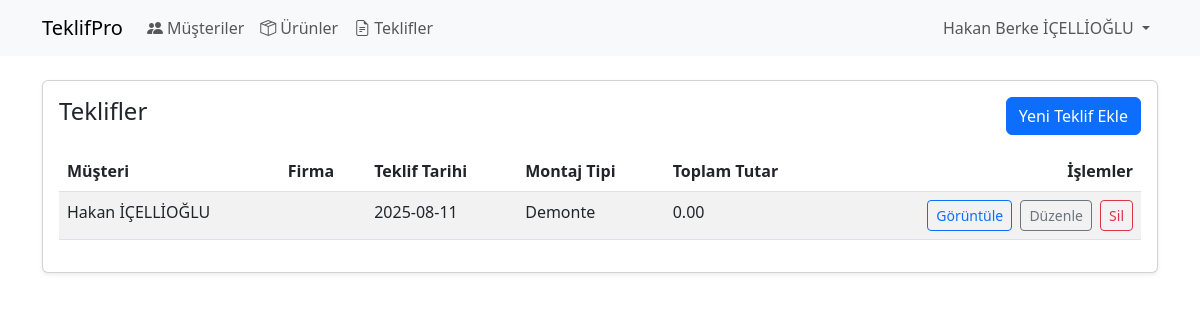
Screenshot of /quotations.php (signed in) with the database file from the repository.
### tables this page shows
CREATE TABLE `generaloffers` (
  `id` int(11) NOT NULL,
  `customer_id` int(11) DEFAULT NULL,
  `company_id` int(11) DEFAULT NULL,
  `offer_date` date DEFAULT NULL,
  `assembly_type` varchar(100) DEFAULT NULL,
  `delivery_time` varchar(100) DEFAULT NULL,
  `payment_method` varchar(100) DEFAULT NULL,
  `payment_term` varchar(100) DEFAULT NULL,
  `offer_validity` varchar(100) DEFAULT NULL,
  `maturity_period` varchar(100) DEFAULT NULL,
  `discount_rate` decimal(5,2) DEFAULT NULL,
  `discount_amount` decimal(10,2) DEFAULT NULL,
  `vat_rate` decimal(5,2) DEFAULT NULL,
  `vat_amount` decimal(10,2) DEFAULT NULL,
  `total_amount` decimal(15,2) DEFAULT NULL
);

CREATE TABLE `customers` (
  `id` int(11) NOT NULL,
  `first_name` varchar(255) NOT NULL,
  `last_name` varchar(255) NOT NULL,
  `company` varchar(255) DEFAULT NULL,
  `email` varchar(255) DEFAULT NULL,
  `phone` varchar(50) DEFAULT NULL,
  `address` text DEFAULT NULL
);

### quotations.php (the view, shortened to what this page needs)
<?php
require __DIR__ . '/header.php';
function e(?string $v): string
{
    return htmlspecialchars($v ?? '', ENT_QUOTES, 'UTF-8');
}
$assemblyTypes = [
    'demonte' => 'Demonte',
    'musteri' => 'Müşteri Montajlı',
    'bayi'    => 'Bayi Montajlı',
];
$error = null;
try {
    $stmt = $pdo->prepare('
        SELECT
            g.id,
            g.customer_id,
            g.company_id,
            g.offer_date,
            g.assembly_type,
            c.first_name,
            c.last_name,
            co.name AS company_name,
            COALESCE(gs.sum_total, 0) + COALESCE(ss.sum_total, 0) AS total_amount
        FROM generaloffers g
        LEFT JOIN customers c ON g.customer_id = c.id
        LEFT JOIN company co ON g.company_id = co.id
        LEFT JOIN (
            SELECT general_offer_id, SUM(total_amount) AS sum_total
            FROM guillotinesystems
            GROUP BY general_offer_id
        ) gs ON gs.general_offer_id = g.id
        LEFT JOIN (
            SELECT general_offer_id, SUM(total_amount) AS sum_total
            FROM slidingsystems
            GROUP BY general_offer_id
        ) ss ON ss.general_offer_id = g.id
        ORDER BY g.offer_date DESC
    ');
    $stmt->execute();
    $offers = $stmt->fetchAll();
} catch (Exception $e) {
    $offers = [];
    $error = $error ?: 'Teklifler alınamadı.';
}
?>
<div class="container py-4">
    <div class="card shadow-sm">
        <div class="card-body">
            <div class="d-flex justify-content-between mb-3">
                <h4 class="card-title mb-0">Teklifler</h4>
                <button class="btn btn-primary" data-bs-toggle="modal" data-bs-target="#createModal">Yeni Teklif Ekle</button>
            </div>
            <div class="table-responsive">
                <table class="table table-striped">
                    <thead>
                        <tr>
                            <th>Müşteri</th>
                            <th>Firma</th>
                            <th>Teklif Tarihi</th>
                            <th>Montaj Tipi</th>
                            <th>Toplam Tutar</th>
                            <th class="text-end">İşlemler</th>
                        </tr>
                    </thead>
                    <tbody>
                        <?php if ($offers): ?>
                            <?php foreach ($offers as $o): ?>
                                <tr>
                                    <td><?= e(trim($o['first_name'] . ' ' . $o['last_name'])) ?></td>
                                    <td><?= e($o['company_name']) ?></td>
                                    <td><?= e($o['offer_date']) ?></td>
                                    <td><?= e($assemblyTypes[$o['assembly_type']] ?? $o['assembly_type']) ?></td>
                                    <td><?= e($o['total_amount']) ?></td>
                                    <td class="text-end">
                                        <a href="quotation_view.php?id=<?= (int)$o['id'] ?>" class="btn btn-sm btn-outline-primary me-1">Görüntüle</a>
                                        <button class="btn btn-sm btn-outline-secondary me-1" data-bs-toggle="modal" data-bs-target="#editModal<?= (int)$o['id'] ?>">Düzenle</button>
                                        <form method="post" class="d-inline" onsubmit="return confirm('Teklifi silmek istediğinize emin misiniz?');">
                                            <button type="submit" class="btn btn-sm btn-outline-danger">Sil</button>
                                        </form>
                                    </td>
                                </tr>
                            <?php endforeach; ?>
                        <?php else: ?>
                            <tr>
                                <td colspan="6" class="text-center text-muted">Teklif bulunamadı.</td>
                            </tr>
                        <?php endif; ?>
                    </tbody>
                </table>
            </div>
        </div>
    </div>
</div>
</body>
</html>

### rows the page displays
generaloffers: customer.last_name "Hakan İÇELLİOĞLU", offer_date "2025-08-11", assembly_type "Demonte", total_amount "0.00"

### other values shown
$userName "Hakan Berke İÇELLİOĞLU"
